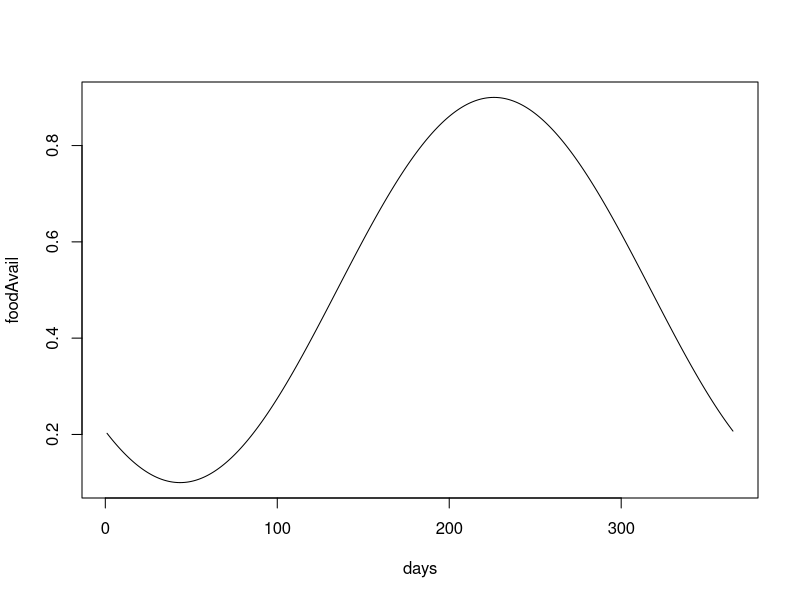

This chart was generated by the following R code: (Note: this script raises an error after producing the figure.)
setwd("/Users/Nick/mysisModeling")
# Code for a simple food availability model based upon the assumptions of higher pelagic food quality
# in the summer. 

#First we set up some user defined variables. 
min     = 0.1 #minimum food availability value
max     = 0.9 #max 
highDay = 226 #Number of days into the year that the max food availability is (226 is aug 15)
august  = 5856 #hours into the year

#Now we generate the others
scaler    = (max - min)/2 #range divided by two
heightAdj = (max + min)/2 #average value
days      = 1:365 #Set up a day vector to loop over
#A variable that ranges from 0 (totally benthic) to 1 (totally pelagic) indicating food availability.
foodAvail = NULL  

#Quick loop to generate the data. 
for (day in days){
  foodAvail = c(foodAvail, scaler * cos( (1/365)*2*pi * (day - highDay)) + heightAdj)
}

plot(days,foodAvail, type = "l")

write.csv(foodAvail, "data/FoodAvail_Day.csv", row.names=FALSE)
